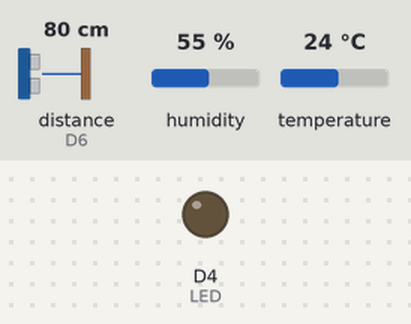
The sketch below on a simulated ESP8266 (NodeMCU). On the bench: output pins drawn as LEDs (lit = HIGH). Wiring (inferred from the names in the program): ultrasonic range finder: trigger D5; echo D6. Inputs (shaded band) come from the test bench; at power-on: distance to the obstacle (sensor on D6) 80 cm, humidity 55 %, temperature 24 °C. The echo pulse lasts 58.3 µs per cm; WiFi joins after 1.5 s; servers stay silent unless stated; pins used as bus, display or sensor lines are not drawn; what the sketch prints to the serial monitor is not drawn.

Above: at 0.2 s.
At 1.7 s:
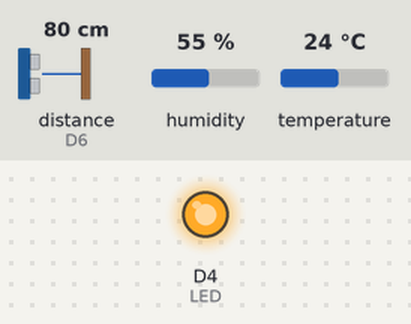
Timing chart, 0 to 3.2 s (numbered marks = the images above):
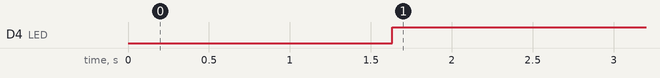

Measured:
- by itself, D4 (LED): LOW → HIGH at 1.6 s

The sketch:

nodemcu_Thingspeak_humidity_and_temp.ino
```cpp
#include <ThingSpeak.h>
#include <DHT.h>                                    // Including library for dht
#include <ESP8266WiFi.h>
#include <HCSR04.h>

long unsigned int myChannelNumber = 1647926;
const char *apiKey = "B8FKALA5IXQYUZ4N";            //  Enter your Write API key from ThingSpeak
const char *ssid =  "Samsung_A50_nm";               // replace with your wifi ssid and wpa2 key
const char *pass =  "99999999";
const char *server = "api.thingspeak.com";

uint8_t LED = D4;
uint8_t trigPin = D5;
uint8_t echoPin = D6;

long duration;
int distance;

#define DHTTYPE DHT11
// #define DHTPIN 1                                //pin where the dht11 is connected
uint8_t DHTPin = D1;
DHT dht(DHTPin, DHTTYPE);

WiFiClient  client;

void setup(void)
{


      delay(100);
      pinMode(DHTPin, INPUT);

      pinMode(trigPin, OUTPUT); // Sets the trigPin as an Output
      pinMode(echoPin, INPUT); // Sets the echoPin as an Input
      pinMode(LED, OUTPUT);
      Serial.begin(115200);
      dht.begin();

      Serial.println("Connecting to ");
      Serial.println(ssid);


      WiFi.begin(ssid, pass);

      while (WiFi.status() != WL_CONNECTED)
      {
            delay(500);
            Serial.print(".");
      }

      Serial.println("");
      Serial.println("WiFi connected\n");

      ThingSpeak.begin(client);                    // Initialize ThingSpeak

}


void loop()
{
//   if ((millis() - lastTime) > timerDelay) {
      float hum = dht.readHumidity();

      float tem = dht.readTemperature();
      // delay(2000);


      //Print temp and humidity values to serial monitor
      Serial.print("Humidity: ");
      Serial.print(hum);
      Serial.print(" %, Temp: ");
      Serial.print(tem);
      Serial.println(" Celsius");
//      delay(1000);

      long duration, inches, cm;

      pinMode(trigPin, OUTPUT);
      digitalWrite(trigPin, LOW);
      delayMicroseconds(2);
      digitalWrite(trigPin, HIGH);
      delayMicroseconds(10);
      digitalWrite(trigPin, LOW);
      pinMode(echoPin, INPUT);

      duration = pulseIn(echoPin, HIGH);
      inches = microsecondsToInches(duration);
      cm = microsecondsToCentimeters(duration);
      Serial.print("Nutrient level: ");
      Serial.print(inches);
      Serial.print("in, ");
      Serial.print(cm);
      Serial.print("cm");
      Serial.print("\n");

      // delay(1000); //Delay 2 sec.

      if (inches >= 6)
      {
        pinMode(LED, OUTPUT);
        digitalWrite(LED, HIGH);
      }
      else
      {
        pinMode(LED, OUTPUT);
        digitalWrite(LED, LOW);
      }

      // delay(1001);

      unsigned short cal;
      if(inches > 15){
        cal = 0;
        }
      else{
        cal = 15 - inches;
        }

      // int x = ThingSpeak.setField(1, t);
      // int y = ThingSpeak.setField(2, h);
      Serial.println("...Updating on ThingSpeak...");
      int x = ThingSpeak.writeField(myChannelNumber, 1, tem, apiKey);       //Update in ThingSpeak
      delay(15001);
      int y = ThingSpeak.writeField(myChannelNumber, 2, hum, apiKey);       //Update in ThingSpeak
      delay(15001);
      int z = ThingSpeak.writeField(myChannelNumber, 3, cal, apiKey);       //Update in ThingSpeak
      delay(15001);

      if (x==200 && y ==200 && z==200){
        Serial.println("...Updated succesfully on ThingSpeak...\n");
        }
      else{
        Serial.println("Failed to update" + String(x) + String(y) + String(z));
        }

       delay(2000);

}

long microsecondsToInches(long microseconds) {
   return microseconds / 74 / 2;
}

long microsecondsToCentimeters(long microseconds) {
   return microseconds / 29 / 2;
}
```
